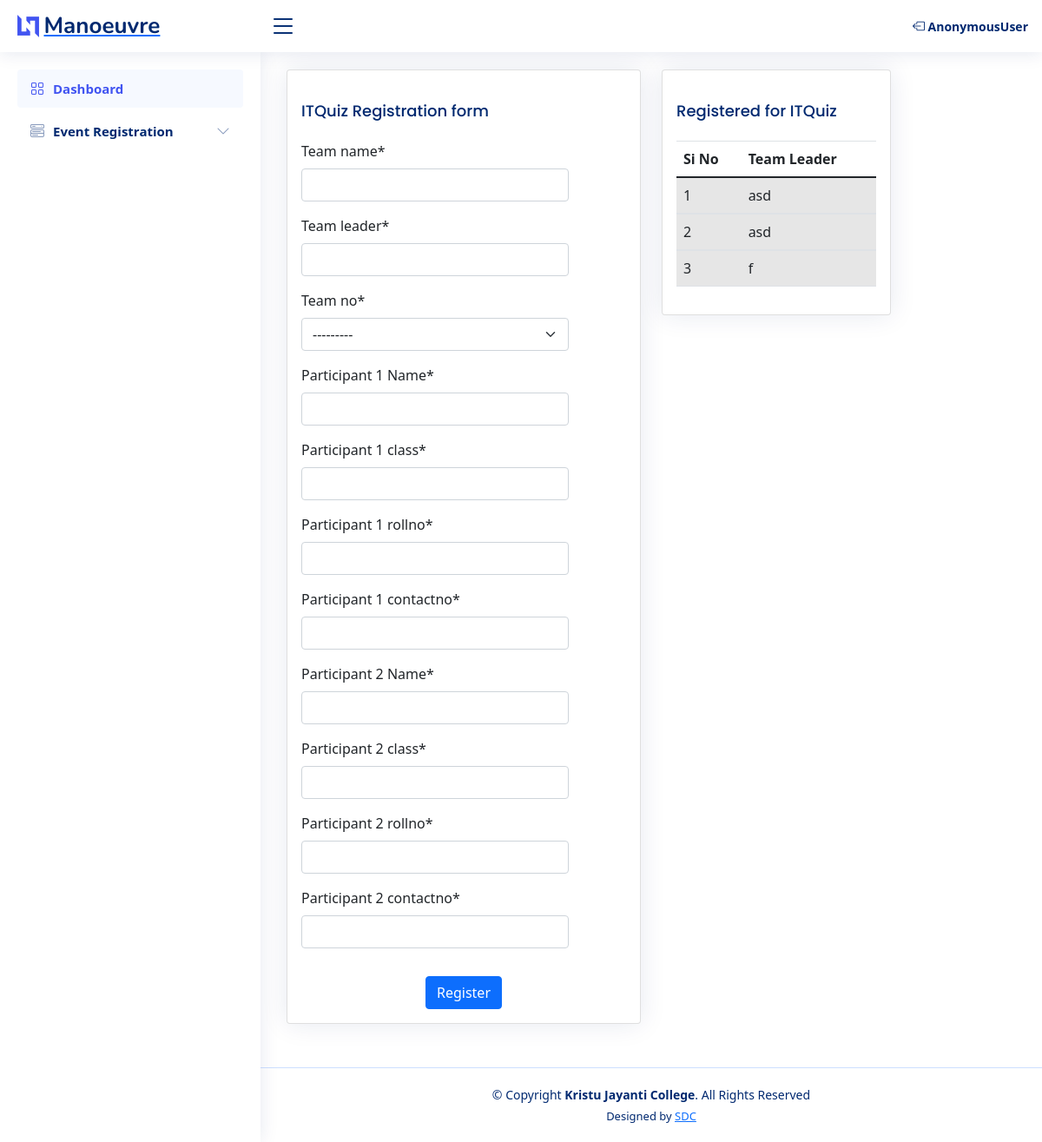
The page /registration/ITQuiz on the database as committed earlier.
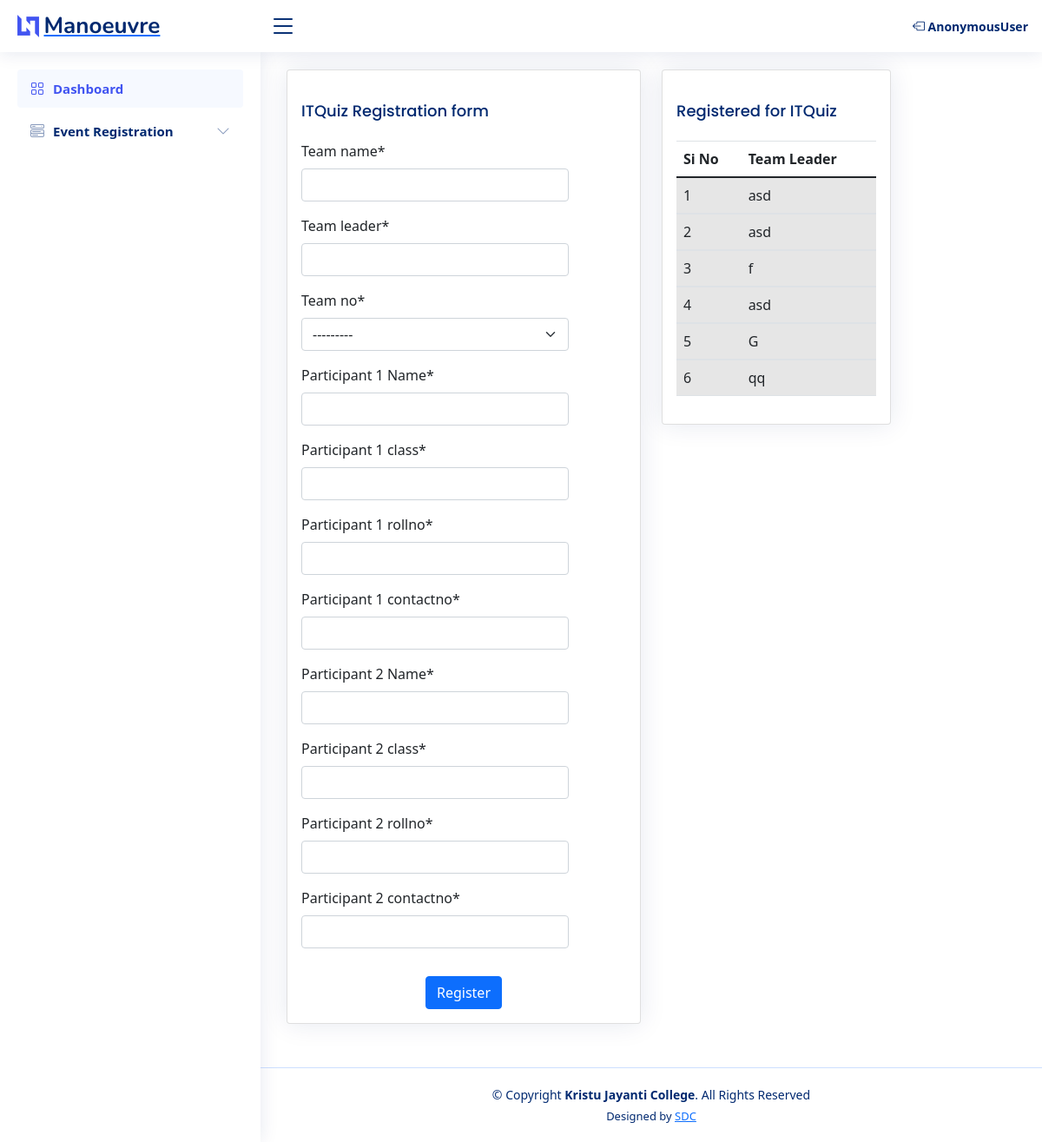
The same page on the database as committed later.
### application/models.py (models this page shows)
class IT_Quiz_Details(models.Model):
    team_name = models.CharField(
        max_length=100,
        null=False
    )
    team_leader = models.CharField(
        max_length=100,
        null=False
    )
    event_name = models.CharField(
        max_length= 50,
        default="IT Quiz",
        null=False,
        editable=False,
    )
    TEAM_CHOICES = [
        ('1', 'Team 1'),
        ('2', 'Team 2'),
        ('3', 'Team 3'),
        ('4', 'Team 4'),
        ('5', 'Team 5'),
        ('6', 'Team 6')
    ]
    team_no = models.CharField(
        max_length=100,
        null=False,
        choices=TEAM_CHOICES
    )
    participant_1_Name = models.CharField(
        max_length=50,
        null=False
    )
    participant_1_class = models.CharField(
        max_length=100,
        null=True
    )
    participant_1_rollno = models.CharField(
        max_length=100,
        null=True
    )
    participant_1_contactno = models.CharField(
        max_length=100,
        null=True
    )
    participant_2_Name = models.CharField(
        max_length=50,
        null=False
    )
    participant_2_class = models.CharField(
        max_length=100,
        null=True
    )
    participant_2_rollno = models.CharField(
        max_length=100,
        null=True
    )
    participant_2_contactno = models.CharField(
        max_length=100,
        null=True
    )

### application/views.py (the view, shortened to what this page needs)
# urls.py: path('registration/<str:event_name>', views.registration, name='registration'),
def registration(request, event_name):
    event=event_name
    print(event_name,event)
    if 'success_message' in request.session:
        del request.session['success_message']
    if event == "ITManager":
        form = itmanagerForm()
        registered_students = IT_manager_Details.objects.filter(event_name = "IT Manager")
        if request.method == 'POST':
            form = itmanagerForm(request.POST)
            if form.is_valid():
                form.save()
                request.session['success_message'] = 'registered'
                form = itmanagerForm()
        context = {
            'form': form,
            'event_name': event,
            'registered_students': registered_students,
        }
        return render(request,'registration.html', context)
    elif event == "ITQuiz":
        form = itquizForm()
        registered_students = IT_Quiz_Details.objects.filter(event_name = "IT Quiz")
        if request.method == 'POST':
            form = itquizForm(request.POST)
            if form.is_valid():
                form.save()
                request.session['success_message'] = 'registered'
                form = itquizForm()
        context = {
            'form': form,
            'event_name': event,
            'registered_students': registered_students,
        }
        return render(request,'registration.html', context)

### application/forms.py
class itquizForm(forms.ModelForm):
    class Meta:
        model = IT_Quiz_Details
        fields = '__all__'

### templates/registration.html (shortened to what this page needs)
{% extends 'base.html' %}
{% load crispy_forms_tags %}
{% load static%}
{% block content %}
<link rel="stylesheet" href="https://maxcdn.bootstrapcdn.com/bootstrap/4.5.2/css/bootstrap.min.css">
<section class="section">
    <div class="row">
      <div class="col-lg-6">
        <div class="card">
          <div class="card-body">
            <h5 class="card-title">{{event_name}} Registration form</h5>
            <form  method="post">
              <div class="row mb-3">
                <div class="col-sm-10">
                    {{ form|crispy }}
                </div>
              </div>
               <input type="submit" class="btn btn-primary" value="Register" style="display: block; margin: 0 auto;" >
            </form>
          </div>
        </div>
      </div>
      <div class="col-lg-4">
        <div class="card">
          <div class="card-body">
            <h5 class="card-title">Registered for {{event_name}}</h5>
            {%if registered_students %}
            <table class="table table-striped">
              <thead>
                  <tr>
                      <th>Si No</th>
                      <th>Team Leader</th>
                  </tr>
              </thead>
                {% for students in registered_students%}
                <td>{{ forloop.counter }}</td>
                <td>{{ students.team_leader }}</td>
                {% endfor %}
          </table>
            {%else%}
            <p>No Student Registered</p>
            {% endif %}
          </div>
        </div>
      </div>
    </div>
</section>
{% endblock %}

### templates/base.html (shortened to what this page needs)
{% load static %}
<!DOCTYPE html>
<html lang="en">
<head>
  <link href="{% static 'vendor/bootstrap/css/bootstrap.min.css'%}" rel="stylesheet">
  <link href="{% static 'vendor/bootstrap-icons/bootstrap-icons.css'%}" rel="stylesheet">
  <link href="{% static 'vendor/boxicons/css/boxicons.min.css'%}" rel="stylesheet">
  <link href="{% static 'vendor/quill/quill.snow.css'%}" rel="stylesheet">
  <link href="{% static 'vendor/quill/quill.bubble.css'%}" rel="stylesheet">
  <link href="{% static 'vendor/remixicon/remixicon.css'%}" rel="stylesheet">
  <link href="{% static 'vendor/simple-datatables/style.css'%}" rel="stylesheet">
  <link href="{% static 'css/style.css' %}" rel="stylesheet">
</head>
<body>
  <header id="header" class="header fixed-top d-flex align-items-center">
    <div class="d-flex align-items-center justify-content-between">
      <a href="{% url 'index'%}" class="logo d-flex align-items-center">
        <img src="{% static 'img/logo.png' %}" alt="">
        <span class="d-none d-lg-block">Manoeuvre</span>
      </a>
      <i class="bi bi-list toggle-sidebar-btn"></i>
    </div>
    <nav class="header-nav ms-auto">
      <ul class="d-flex align-items-center">
        <li class="nav-item dropdown pe-3">
          <a class="nav-link nav-profile d-flex align-items-center pe-0" href="{% url 'logout' %} ">
            <span class="d-none d-md-block "><i class="bi bi-box-arrow-left"></i> {{request.user}}</span>
          </a>
        </li>
      </ul>
    </nav>
  </header>
  <aside id="sidebar" class="sidebar">
    <ul class="sidebar-nav" id="sidebar-nav">
      <li class="nav-item">
        <a class="nav-link " href="{% url 'index'%}">
          <i class="bi bi-grid"></i>
          <span>Dashboard</span>
        </a>
      </li>
      <li class="nav-item">
        <a class="nav-link collapsed" data-bs-target="#components-nav" data-bs-toggle="collapse" href="#">
          <i class="bi bi-menu-button-wide"></i><span>Event Registration</span><i class="bi bi-chevron-down ms-auto"></i>
        </a>
      </li>
    </ul>
  </aside>
  <main id="main" class="main">
    {% block content %}
    {% endblock %}
  </main>
  <footer id="footer" class="footer">
    <div class="copyright">
      &copy; Copyright <strong><span>Kristu Jayanti College</span></strong>. All Rights Reserved
    </div>
    <div class="credits">
      Designed by <a href="">SDC</a>
    </div>
  </footer>
<link rel="stylesheet" href="https://cdn.jsdelivr.net/npm/bootstrap@4.5.2/dist/css/bootstrap.min.css">
  <link href="https://cdn.jsdelivr.net/npm/bootstrap@5.0.0/dist/css/bootstrap.min.css" rel="stylesheet">
</body>
</html>

### static/css/style.css (style rules this page uses)
:root { scroll-behavior: smooth; }
body { font-family: "Open Sans", sans-serif; background: #f6f9ff; color: #444444; }
a { color: #4154f1; text-decoration: none; }
h1, h2, h3, h4, h5, h6 { font-family: "Nunito", sans-serif; }
#main { margin-top: 60px; padding: 20px 30px; transition: all 0.3s; }
.card { margin-bottom: 30px; border: none; border-radius: 5px; box-shadow: 0px 0 30px rgba(1, 41, 112, 0.1); }
.card-title { padding: 20px 0 15px 0; font-size: 18px; font-weight: 500; color: #012970; font-family: "Poppins", sans-serif; }
.card-body { padding: 0 20px 20px 20px; }
.logo { line-height: 1; }
@media (min-width: 1200px) { .logo { width: 280px; } }
.logo img { max-height: 26px; margin-right: 6px; }
.logo span { font-size: 26px; font-weight: 700; color: #012970; font-family: "Nunito", sans-serif; }
.header { transition: all 0.5s; z-index: 997; height: 60px; box-shadow: 0px 2px 20px rgba(1, 41, 112, 0.1); background-color: #fff; padding-left: 20px; }
.header .toggle-sidebar-btn { font-size: 32px; padding-left: 10px; cursor: pointer; color: #012970; }
.header-nav ul { list-style: none; }
.header-nav>ul { margin: 0; padding: 0; }
.header-nav .nav-profile { color: #012970; }
.header-nav .nav-profile span { font-size: 14px; font-weight: 600; }
.sidebar { position: fixed; top: 60px; left: 0; bottom: 0; width: 300px; z-index: 996; transition: all 0.3s; padding: 20px; overflow-y: auto; scrollbar-width: thin; scrollbar-color: #aab7cf transparent; box-shadow: 0px 0px 20px rgba(1, 41, 112, 0.1); background-color: #fff; }
@media (min-width: 1200px) { #main, #footer { margin-left: 300px; } }
.sidebar-nav { padding: 0; margin: 0; list-style: none; }
.sidebar-nav li { padding: 0; margin: 0; list-style: none; }
.sidebar-nav .nav-item { margin-bottom: 5px; }
.sidebar-nav .nav-link { display: flex; align-items: center; font-size: 15px; font-weight: 600; color: #4154f1; transition: 0.3; background: #f6f9ff; padding: 10px 15px; border-radius: 4px; }
.sidebar-nav .nav-link i { font-size: 16px; margin-right: 10px; color: #4154f1; }
.sidebar-nav .nav-link.collapsed { color: #012970; background: #fff; }
.sidebar-nav .nav-link.collapsed i { color: #899bbd; }
.sidebar-nav .nav-link .bi-chevron-down { margin-right: 0; transition: transform 0.2s ease-in-out; }
.footer { padding: 20px 0; font-size: 14px; transition: all 0.3s; border-top: 1px solid #cddfff; }
.footer .copyright { text-align: center; color: #012970; }
.footer .credits { padding-top: 5px; text-align: center; font-size: 13px; color: #012970; }

Rows that differ between the two databases and show on the page:
added IT_Quiz_Details: team_leader "asd"
added IT_Quiz_Details: team_leader "G"
added IT_Quiz_Details: team_leader "qq"
